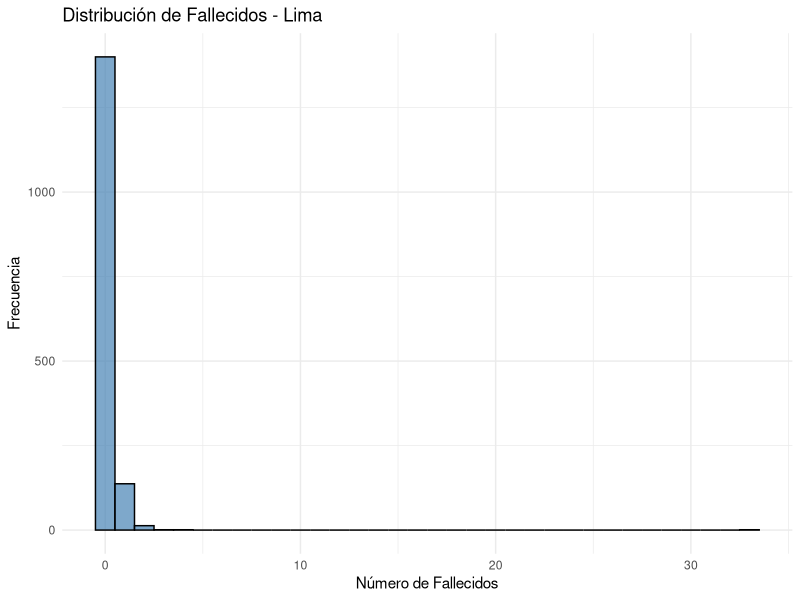
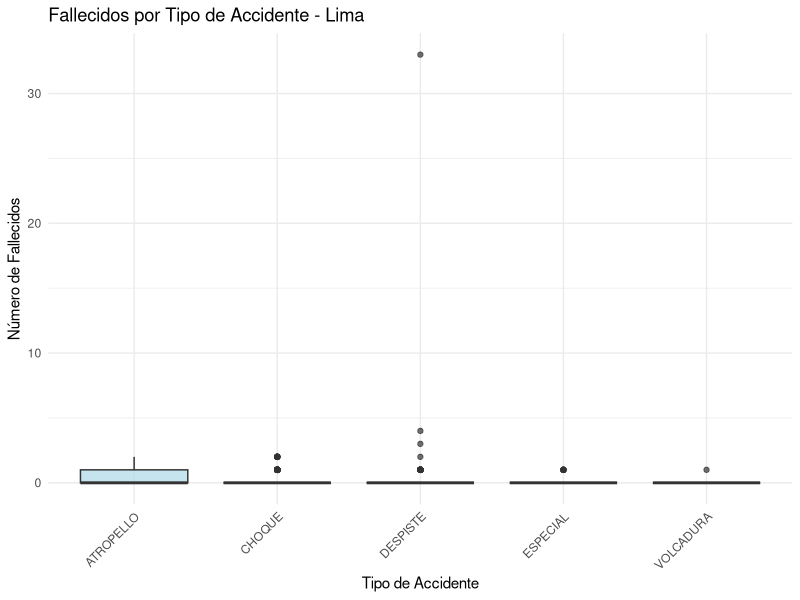

The R script that drew these images, in order:

# MODELAMIENTO ZERO-INFLATED EN R - LIMA
# Análisis completo para tesis de bachiller

# =============================================================================
# 1. INSTALACIÓN Y CARGA DE LIBRERÍAS
# =============================================================================

# Instalar librerías (ejecutar solo una vez)
#install.packages(c("pscl", "MASS", "readxl", "ggplot2", "dplyr", "AER"))

# Cargar librerías
library(pscl)      # Para modelos zero-inflated (ZIP, ZINB)
library(MASS)      # Para binomial negativa
library(readxl)    # Para leer Excel
library(ggplot2)   # Para gráficos
library(dplyr)     # Para manipulación de datos
library(AER)       # Para tests estadísticos

cat("=======================================================\n")
cat("MODELAMIENTO ZERO-INFLATED EN R - LIMA\n")
cat("=======================================================\n")

# =============================================================================
# 2. CARGAR Y PREPARAR DATOS
# =============================================================================

# Cargar datos de Lima
datos_lima <- read_excel("Dataset_Lima_para_R.xlsx", sheet = "Datos_Lima")

cat("\n--- INFORMACIÓN DEL DATASET ---\n")
cat("Dimensiones:", dim(datos_lima), "\n")
cat("Variables:", names(datos_lima), "\n")

# Convertir variables categóricas a factores
datos_lima$tipo_accidente <- as.factor(datos_lima$tipo_accidente)
datos_lima$periodo_dia <- as.factor(datos_lima$periodo_dia)
datos_lima$año <- as.factor(datos_lima$año)
datos_lima$nombre_dia <- as.factor(datos_lima$nombre_dia)

# Verificar la conversión
cat("\nEstructura de las variables:\n")
str(datos_lima)

# Estadísticas descriptivas básicas
cat("\n--- ESTADÍSTICAS DESCRIPTIVAS ---\n")
cat("Variable dependiente: num_fallecidos\n")
summary(datos_lima$num_fallecidos)

# Análisis de ceros
ceros <- sum(datos_lima$num_fallecidos == 0)
total <- nrow(datos_lima)
porc_ceros <- (ceros / total) * 100

cat("Ceros:", ceros, "(", round(porc_ceros, 2), "%)\n")
cat("No ceros:", total - ceros, "(", round(100 - porc_ceros, 2), "%)\n")

# Ratio varianza/media (indicador de sobredispersión)
media <- mean(datos_lima$num_fallecidos)
varianza <- var(datos_lima$num_fallecidos)
ratio_var_media <- varianza / media

cat("Media:", round(media, 3), "\n")
cat("Varianza:", round(varianza, 3), "\n")
cat("Ratio Var/Media:", round(ratio_var_media, 3), "\n")

if(ratio_var_media > 1) {
  cat("-> Hay sobredispersión (ratio > 1)\n")
} else {
  cat("-> No hay sobredispersión aparente\n")
}


# =============================================================================
# 3. VISUALIZACIÓN EXPLORATORIA
# =============================================================================

cat("\n--- CREANDO GRÁFICOS EXPLORATORIOS ---\n")

# Histograma de fallecidos
p1 <- ggplot(datos_lima, aes(x = num_fallecidos)) +
  geom_histogram(binwidth = 1, fill = "steelblue", alpha = 0.7, color = "black") +
  labs(title = "Distribución de Fallecidos - Lima", 
       x = "Número de Fallecidos", 
       y = "Frecuencia") +
  theme_minimal()

print(p1)

# Boxplot por tipo de accidente  
p2 <- ggplot(datos_lima, aes(x = tipo_accidente, y = num_fallecidos)) +
  geom_boxplot(fill = "lightblue", alpha = 0.7) +
  labs(title = "Fallecidos por Tipo de Accidente - Lima",
       x = "Tipo de Accidente",
       y = "Número de Fallecidos") +
  theme_minimal() +
  theme(axis.text.x = element_text(angle = 45, hjust = 1))

print(p2)

# =============================================================================
# 4. MODELAMIENTO ESTADÍSTICO
# =============================================================================

cat("\n=======================================================\n")
cat("AJUSTE DE LOS 4 MODELOS\n")
cat("=======================================================\n")

# Modelo 1: POISSON SIMPLE
cat("\n--- MODELO 1: POISSON SIMPLE ---\n")
modelo_poisson <- glm(num_fallecidos ~ tipo_accidente + periodo_dia, 
                      data = datos_lima, 
                      family = poisson(link = "log"))

cat("✓ Modelo Poisson ajustado\n")
cat("AIC:", AIC(modelo_poisson), "\n")
cat("Deviance:", deviance(modelo_poisson), "\n")

# Modelo 2: BINOMIAL NEGATIVA
cat("\n--- MODELO 2: BINOMIAL NEGATIVA ---\n")
modelo_nb <- glm.nb(num_fallecidos ~ tipo_accidente + periodo_dia, 
                    data = datos_lima)

cat("✓ Modelo Binomial Negativa ajustado\n")
cat("AIC:", AIC(modelo_nb), "\n")
cat("Theta (parámetro de dispersión):", modelo_nb$theta, "\n")

# Modelo 3: ZERO-INFLATED POISSON (ZIP)
cat("\n--- MODELO 3: ZERO-INFLATED POISSON (ZIP) ---\n")
modelo_zip <- zeroinfl(num_fallecidos ~ tipo_accidente + periodo_dia | 1, 
                       data = datos_lima, 
                       dist = "poisson")

cat("✓ Modelo ZIP ajustado\n")
cat("AIC:", AIC(modelo_zip), "\n")
cat("Log-likelihood:", logLik(modelo_zip), "\n")

# Modelo 4: ZERO-INFLATED NEGATIVE BINOMIAL (ZINB)
cat("\n--- MODELO 4: ZERO-INFLATED NEGATIVE BINOMIAL (ZINB) ---\n")
modelo_zinb <- zeroinfl(num_fallecidos ~ tipo_accidente + periodo_dia | 1, 
                        data = datos_lima, 
                        dist = "negbin")

cat("✓ Modelo ZINB ajustado\n")
cat("AIC:", AIC(modelo_zinb), "\n")
cat("Log-likelihood:", logLik(modelo_zinb), "\n")



# =============================================================================
# 5. COMPARACIÓN DE MODELOS
# =============================================================================

cat("\n=======================================================\n")
cat("COMPARACIÓN DE MODELOS\n")
cat("=======================================================\n")

# Tabla comparativa de AIC/BIC
modelos <- list("Poisson" = modelo_poisson,
                "Binomial_Negativa" = modelo_nb,
                "ZIP" = modelo_zip,
                "ZINB" = modelo_zinb)

# Crear tabla de comparación
comparacion <- data.frame(
  Modelo = names(modelos),
  AIC = sapply(modelos, AIC),
  BIC = sapply(modelos, BIC),
  LogLik = sapply(modelos, function(x) as.numeric(logLik(x))),
  df = sapply(modelos, function(x) attr(logLik(x), "df"))
)

# Ordenar por AIC (menor es mejor)
comparacion <- comparacion[order(comparacion$AIC), ]
rownames(comparacion) <- NULL

cat("\nTabla de Comparación (ordenada por AIC):\n")
print(comparacion)

# Identificar el mejor modelo
mejor_modelo <- comparacion$Modelo[1]
cat("\n🏆 MEJOR MODELO:", mejor_modelo, "\n")
cat("   AIC:", comparacion$AIC[1], "\n")

# =============================================================================
# 6. INTERPRETACIÓN DEL MEJOR MODELO
# =============================================================================

cat("\n=======================================================\n")
cat("INTERPRETACIÓN DEL MEJOR MODELO\n")
cat("=======================================================\n")

# Mostrar resumen del mejor modelo
if(mejor_modelo == "ZIP") {
  cat("\nResumen del modelo ZIP:\n")
  print(summary(modelo_zip))
} else if(mejor_modelo == "ZINB") {
  cat("\nResumen del modelo ZINB:\n")
  print(summary(modelo_zinb))
} else if(mejor_modelo == "Binomial_Negativa") {
  cat("\nResumen del modelo Binomial Negativa:\n")
  print(summary(modelo_nb))
} else {
  cat("\nResumen del modelo Poisson:\n")
  print(summary(modelo_poisson))
}

# =============================================================================
# 7. TESTS ESTADÍSTICOS
# =============================================================================

cat("\n=======================================================\n")
cat("TESTS ESTADÍSTICOS\n")
cat("=======================================================\n")

# Test de Vuong (ZIP vs Poisson)
cat("\n--- Test de Vuong (ZIP vs Poisson) ---\n")
vuong_test <- vuong(modelo_zip, modelo_poisson)
print(vuong_test)

# Test de sobredispersión
cat("\n--- Test de Sobredispersión ---\n")
dispersiontest(modelo_poisson)

cat("\n=======================================================\n")
cat("✓ ANÁLISIS COMPLETADO - LIMA\n")
cat("✓ Resultados listos para interpretación en tesis\n")
cat("=======================================================\n")
